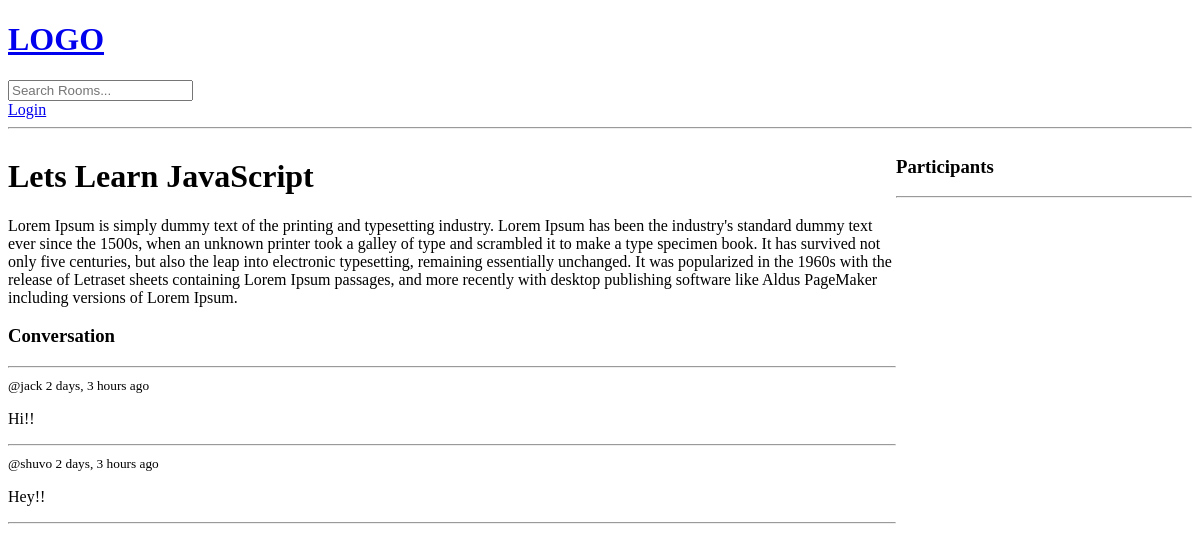
The app's page /room/1, older data.
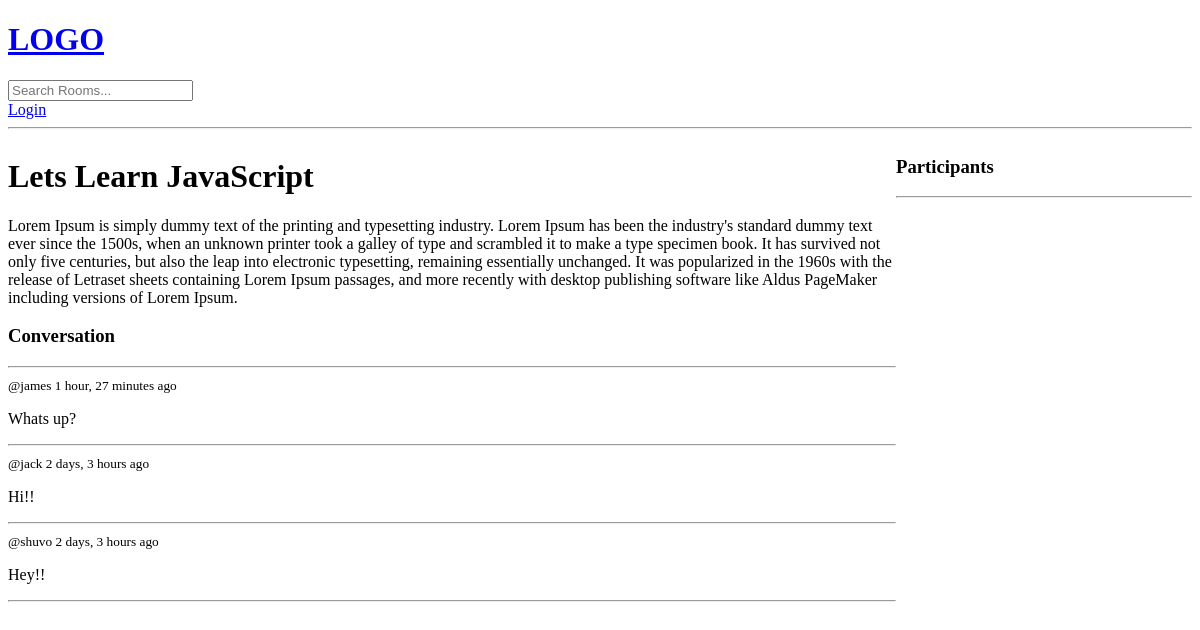
The same page, newer data.
### base/models.py (models this page shows, shortened)
class Room(models.Model):
    host = models.ForeignKey(User, on_delete=models.SET_NULL, null=True)
    topic = models.ForeignKey(Topic, on_delete=models.SET_NULL, null=True)
    name = models.CharField(max_length=200)
    description = models.TextField(null=True, blank=True)
    participants = models.ManyToManyField(User, related_name='participants', blank=True)
    updated = models.DateTimeField(auto_now=True)
    created = models.DateTimeField(auto_now_add=True)
    class Meta:
        ordering = ['-updated', '-created']

class Message(models.Model):
    user = models.ForeignKey(User, on_delete=models.CASCADE)
    room = models.ForeignKey(Room, on_delete=models.CASCADE)
    body = models.TextField()
    updated = models.DateTimeField(auto_now=True)
    created = models.DateTimeField(auto_now_add=True)

### base/views.py (the view, shortened to what this page needs)
# urls.py: path('room/<str:pk>', views.room, name="room"),
def room(request, pk):
    room = Room.objects.get(id=pk)
    room_messages = room.message_set.all().order_by('-created')
    context = {'room': room, 'room_messages': room_messages}
    return render(request, 'base/room.html', context)

### templates/base/room.html (shortened to what this page needs)
{% extends 'main.html' %}
{% block content %}
<div class="room-container">
  <div>
    <h1>{{room.name}}</h1>
    <p>{{room.description}}</p>
    <div class="comment-wrapper">
      <h3>Conversation</h3>
      <hr />
      {% for message in room_messages %}
      <div>
        <small>@{{message.user}} {{message.created|timesince}} ago </small>
        <p>{{message.body}}</p>
        <hr />
      </div>
      {% endfor %}
    </div>
  </div>
  <div>
    <h3>Participants</h3>
    <hr />
  </div>
</div>
{% endblock %}

### templates/main.html (shortened to what this page needs)
<!DOCTYPE html>
<html lang="en">
<head>
</head>
<body>
    {% include 'navbar.html' %}
    {% block content %}
    {% endblock content %}
</body>
</html>

### templates/navbar.html
<a href="/">
    <h1>LOGO</h1>
</a>
<form action="{% url 'home' %}" method="get">
    <input type="text" name="q" placeholder="Search Rooms...">
</form>
{% if request.user.is_authenticated %}
<P>Hello {{request.user}} </P>
<a href="{% url 'logout' %}">Logout</a>
{% else %}
<a href="{% url 'login' %}">Login</a>
{% endif %}
<hr>

### templates/base/room.html (style rules this page uses)
.room-container { display: grid; grid-template-columns: 3fr 1fr; }

Row changes from the older to the newer data that the page shows:
added Message: user "james", created "1 hour, 27 minutes", body "Whats up?"
